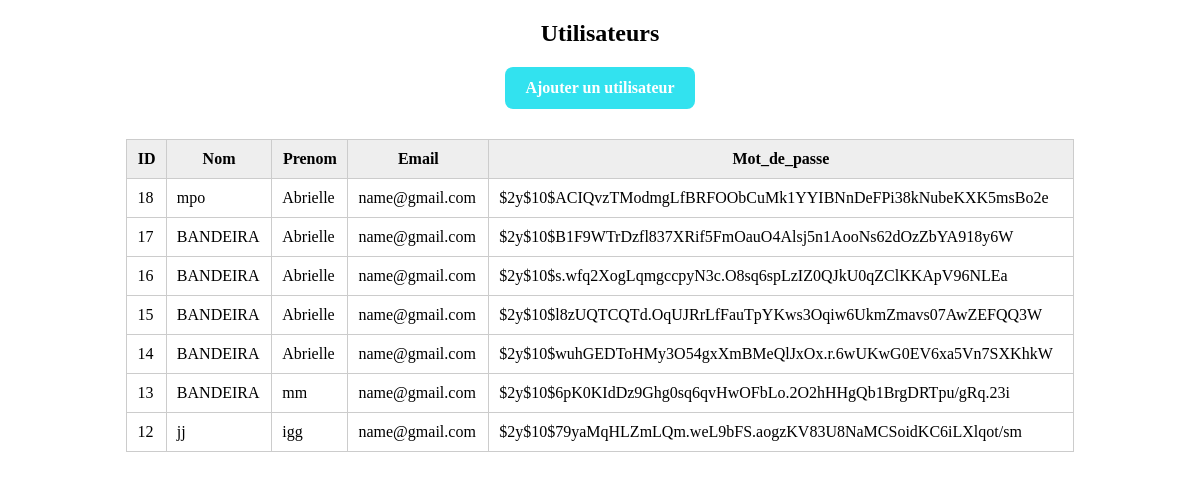
The page /users.php on the database its author committed.
### tables this page shows
CREATE TABLE `membres` (
  `id` int(5) NOT NULL,
  `nom` varchar(10) NOT NULL,
  `prenom` varchar(20) NOT NULL,
  `email` varchar(30) NOT NULL,
  `passwd` varchar(255) NOT NULL
);

### users.php (the view, shortened to what this page needs)
<?php
require 'config-users.php';
try {
    $stmt = $pdo->query("SELECT * FROM membres ORDER BY id DESC");
    $utilisateurs = $stmt->fetchAll(PDO::FETCH_ASSOC);
} catch (PDOException $e) {
    die("Erreur lors de la récupération des utilisateurs : " . $e->getMessage());
}
?>
<!DOCTYPE html>
<html lang="fr">
<head>
</head>
<body>
    <h2 style="text-align:center;"> Utilisateurs </h2>
    <div class="actions">
    <a href="index.php" class="btn-ajouter">Ajouter un utilisateur</a>
</div>
    <table>
        <thead>
            <tr>
                <th>ID</th>
                <th>Nom</th>
                <th>Prenom</th>
                <th>Email</th>
                <th>Mot_de_passe</th>
            </tr>
        </thead>
        <tbody>
            <?php if (count($utilisateurs) > 0): ?>
                <?php foreach ($utilisateurs as $user): ?>
                    <tr>
                        <td><?= htmlspecialchars($user['id']) ?></td>
                        <td><?= htmlspecialchars($user['nom']) ?></td>
                        <td><?= htmlspecialchars($user['prenom']) ?></td>
                        <td><?= htmlspecialchars($user['email']) ?></td>
                        <td><?= htmlspecialchars($user['passwd']) ?></td>
                    </tr>
                <?php endforeach; ?>
            <?php else: ?>
                <tr><td colspan="4">Aucun utilisateur trouvé.</td></tr>
            <?php endif; ?>
        </tbody>
    </table>
</body>
</html>

### users.php (style rules this page uses)
table { width: 80%; margin: 30px auto; border-collapse: collapse; }
th, td { padding: 10px; border: 1px solid #ccc; }
th { background-color: #eee; }
.actions { text-align: center; margin-top: 20px; }
.btn-ajouter { display: inline-block; background-color:rgb(50, 226, 239); color: white; padding: 12px 20px; text-decoration: none; font-weight: bold; border-radius: 8px; transition: background-color 0.3s ease; }

### rows shown on the page
membres: id "18", nom "mpo", prenom "Abrielle", email "name@gmail.com", passwd "$2y$10$ACIQvzTModmgLfBRFOObCuMk1YYIBNnDeFPi38kNubeKXK5msBo2e"
membres: id "17", nom "BANDEIRA", prenom "Abrielle", email "name@gmail.com", passwd "$2y$10$B1F9WTrDzfl837XRif5FmOauO4Alsj5n1AooNs62dOzZbYA918y6W"
membres: id "16", nom "BANDEIRA", prenom "Abrielle", email "name@gmail.com", passwd "$2y$10$s.wfq2XogLqmgccpyN3c.O8sq6spLzIZ0QJkU0qZClKKApV96NLEa"
membres: id "15", nom "BANDEIRA", prenom "Abrielle", email "name@gmail.com", passwd "$2y$10$l8zUQTCQTd.OqUJRrLfFauTpYKws3Oqiw6UkmZmavs07AwZEFQQ3W"
membres: id "14", nom "BANDEIRA", prenom "Abrielle", email "name@gmail.com", passwd "$2y$10$wuhGEDToHMy3O54gxXmBMeQlJxOx.r.6wUKwG0EV6xa5Vn7SXKhkW"
membres: id "13", nom "BANDEIRA", prenom "mm", email "name@gmail.com", passwd "$2y$10$6pK0KIdDz9Ghg0sq6qvHwOFbLo.2O2hHHgQb1BrgDRTpu/gRq.23i"
membres: id "12", nom "jj", prenom "igg", email "name@gmail.com", passwd "$2y$10$79yaMqHLZmLQm.weL9bFS.aogzKV83U8NaMCSoidKC6iLXlqot/sm"
